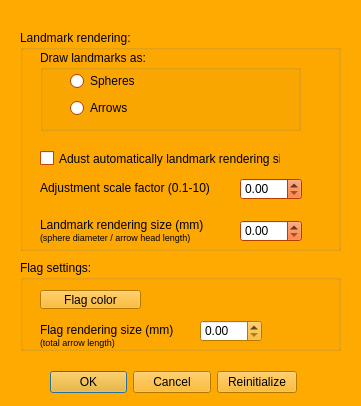
<?xml version="1.0" encoding="UTF-8"?>
<ui version="4.0">
 <class>mqLandmarkDialog</class>
 <widget class="QDialog" name="mqLandmarkDialog">
  <property name="geometry">
   <rect>
    <x>0</x>
    <y>0</y>
    <width>361</width>
    <height>406</height>
   </rect>
  </property>
  <property name="palette">
   <palette>
    <active>
     <colorrole role="WindowText">
      <brush brushstyle="SolidPattern">
       <color alpha="255">
        <red>0</red>
        <green>0</green>
        <blue>0</blue>
       </color>
      </brush>
     </colorrole>
     <colorrole role="Button">
      <brush brushstyle="SolidPattern">
       <color alpha="255">
        <red>255</red>
        <green>170</green>
        <blue>0</blue>
       </color>
      </brush>
     </colorrole>
     <colorrole role="Light">
      <brush brushstyle="SolidPattern">
       <color alpha="255">
        <red>255</red>
        <green>213</green>
        <blue>127</blue>
       </color>
      </brush>
     </colorrole>
     <colorrole role="Midlight">
      <brush brushstyle="SolidPattern">
       <color alpha="255">
        <red>255</red>
        <green>191</green>
        <blue>63</blue>
       </color>
      </brush>
     </colorrole>
     <colorrole role="Dark">
      <brush brushstyle="SolidPattern">
       <color alpha="255">
        <red>127</red>
        <green>85</green>
        <blue>0</blue>
       </color>
      </brush>
     </colorrole>
     <colorrole role="Mid">
      <brush brushstyle="SolidPattern">
       <color alpha="255">
        <red>170</red>
        <green>113</green>
        <blue>0</blue>
       </color>
      </brush>
     </colorrole>
     <colorrole role="Text">
      <brush brushstyle="SolidPattern">
       <color alpha="255">
        <red>0</red>
        <green>0</green>
        <blue>0</blue>
       </color>
      </brush>
     </colorrole>
     <colorrole role="BrightText">
      <brush brushstyle="SolidPattern">
       <color alpha="255">
        <red>255</red>
        <green>255</green>
        <blue>255</blue>
       </color>
      </brush>
     </colorrole>
     <colorrole role="ButtonText">
      <brush brushstyle="SolidPattern">
       <color alpha="255">
        <red>0</red>
        <green>0</green>
        <blue>0</blue>
       </color>
      </brush>
     </colorrole>
     <colorrole role="Base">
      <brush brushstyle="SolidPattern">
       <color alpha="255">
        <red>255</red>
        <green>255</green>
        <blue>255</blue>
       </color>
      </brush>
     </colorrole>
     <colorrole role="Window">
      <brush brushstyle="SolidPattern">
       <color alpha="255">
        <red>255</red>
        <green>170</green>
        <blue>0</blue>
       </color>
      </brush>
     </colorrole>
     <colorrole role="Shadow">
      <brush brushstyle="SolidPattern">
       <color alpha="255">
        <red>0</red>
        <green>0</green>
        <blue>0</blue>
       </color>
      </brush>
     </colorrole>
     <colorrole role="AlternateBase">
      <brush brushstyle="SolidPattern">
       <color alpha="255">
        <red>255</red>
        <green>212</green>
        <blue>127</blue>
       </color>
      </brush>
     </colorrole>
     <colorrole role="ToolTipBase">
      <brush brushstyle="SolidPattern">
       <color alpha="255">
        <red>255</red>
        <green>255</green>
        <blue>220</blue>
       </color>
      </brush>
     </colorrole>
     <colorrole role="ToolTipText">
      <brush brushstyle="SolidPattern">
       <color alpha="255">
        <red>0</red>
        <green>0</green>
        <blue>0</blue>
       </color>
      </brush>
     </colorrole>
    </active>
    <inactive>
     <colorrole role="WindowText">
      <brush brushstyle="SolidPattern">
       <color alpha="255">
        <red>0</red>
        <green>0</green>
        <blue>0</blue>
       </color>
      </brush>
     </colorrole>
     <colorrole role="Button">
      <brush brushstyle="SolidPattern">
       <color alpha="255">
        <red>255</red>
        <green>170</green>
        <blue>0</blue>
       </color>
      </brush>
     </colorrole>
     <colorrole role="Light">
      <brush brushstyle="SolidPattern">
       <color alpha="255">
        <red>255</red>
        <green>213</green>
        <blue>127</blue>
       </color>
      </brush>
     </colorrole>
     <colorrole role="Midlight">
      <brush brushstyle="SolidPattern">
       <color alpha="255">
        <red>255</red>
        <green>191</green>
        <blue>63</blue>
       </color>
      </brush>
     </colorrole>
     <colorrole role="Dark">
      <brush brushstyle="SolidPattern">
       <color alpha="255">
        <red>127</red>
        <green>85</green>
        <blue>0</blue>
       </color>
      </brush>
     </colorrole>
     <colorrole role="Mid">
      <brush brushstyle="SolidPattern">
       <color alpha="255">
        <red>170</red>
        <green>113</green>
        <blue>0</blue>
       </color>
      </brush>
     </colorrole>
     <colorrole role="Text">
      <brush brushstyle="SolidPattern">
       <color alpha="255">
        <red>0</red>
        <green>0</green>
        <blue>0</blue>
       </color>
      </brush>
     </colorrole>
     <colorrole role="BrightText">
      <brush brushstyle="SolidPattern">
       <color alpha="255">
        <red>255</red>
        <green>255</green>
        <blue>255</blue>
       </color>
      </brush>
     </colorrole>
     <colorrole role="ButtonText">
      <brush brushstyle="SolidPattern">
       <color alpha="255">
        <red>0</red>
        <green>0</green>
        <blue>0</blue>
       </color>
      </brush>
     </colorrole>
     <colorrole role="Base">
      <brush brushstyle="SolidPattern">
       <color alpha="255">
        <red>255</red>
        <green>255</green>
        <blue>255</blue>
       </color>
      </brush>
     </colorrole>
     <colorrole role="Window">
      <brush brushstyle="SolidPattern">
       <color alpha="255">
        <red>255</red>
        <green>170</green>
        <blue>0</blue>
       </color>
      </brush>
     </colorrole>
     <colorrole role="Shadow">
      <brush brushstyle="SolidPattern">
       <color alpha="255">
        <red>0</red>
        <green>0</green>
        <blue>0</blue>
       </color>
      </brush>
     </colorrole>
     <colorrole role="AlternateBase">
      <brush brushstyle="SolidPattern">
       <color alpha="255">
        <red>255</red>
        <green>212</green>
        <blue>127</blue>
       </color>
      </brush>
     </colorrole>
     <colorrole role="ToolTipBase">
      <brush brushstyle="SolidPattern">
       <color alpha="255">
        <red>255</red>
        <green>255</green>
        <blue>220</blue>
       </color>
      </brush>
     </colorrole>
     <colorrole role="ToolTipText">
      <brush brushstyle="SolidPattern">
       <color alpha="255">
        <red>0</red>
        <green>0</green>
        <blue>0</blue>
       </color>
      </brush>
     </colorrole>
    </inactive>
    <disabled>
     <colorrole role="WindowText">
      <brush brushstyle="SolidPattern">
       <color alpha="255">
        <red>127</red>
        <green>85</green>
        <blue>0</blue>
       </color>
      </brush>
     </colorrole>
     <colorrole role="Button">
      <brush brushstyle="SolidPattern">
       <color alpha="255">
        <red>255</red>
        <green>170</green>
        <blue>0</blue>
       </color>
      </brush>
     </colorrole>
     <colorrole role="Light">
      <brush brushstyle="SolidPattern">
       <color alpha="255">
        <red>255</red>
        <green>213</green>
        <blue>127</blue>
       </color>
      </brush>
     </colorrole>
     <colorrole role="Midlight">
      <brush brushstyle="SolidPattern">
       <color alpha="255">
        <red>255</red>
        <green>191</green>
        <blue>63</blue>
       </color>
      </brush>
     </colorrole>
     <colorrole role="Dark">
      <brush brushstyle="SolidPattern">
       <color alpha="255">
        <red>127</red>
        <green>85</green>
        <blue>0</blue>
       </color>
      </brush>
     </colorrole>
     <colorrole role="Mid">
      <brush brushstyle="SolidPattern">
       <color alpha="255">
        <red>170</red>
        <green>113</green>
        <blue>0</blue>
       </color>
      </brush>
     </colorrole>
     <colorrole role="Text">
      <brush brushstyle="SolidPattern">
       <color alpha="255">
        <red>127</red>
        <green>85</green>
        <blue>0</blue>
       </color>
      </brush>
     </colorrole>
     <colorrole role="BrightText">
      <brush brushstyle="SolidPattern">
       <color alpha="255">
        <red>255</red>
        <green>255</green>
        <blue>255</blue>
       </color>
      </brush>
     </colorrole>
     <colorrole role="ButtonText">
      <brush brushstyle="SolidPattern">
       <color alpha="255">
        <red>127</red>
        <green>85</green>
        <blue>0</blue>
       </color>
      </brush>
     </colorrole>
     <colorrole role="Base">
      <brush brushstyle="SolidPattern">
       <color alpha="255">
        <red>255</red>
        <green>170</green>
        <blue>0</blue>
       </color>
      </brush>
     </colorrole>
     <colorrole role="Window">
      <brush brushstyle="SolidPattern">
       <color alpha="255">
        <red>255</red>
        <green>170</green>
        <blue>0</blue>
       </color>
      </brush>
     </colorrole>
     <colorrole role="Shadow">
      <brush brushstyle="SolidPattern">
       <color alpha="255">
        <red>0</red>
        <green>0</green>
        <blue>0</blue>
       </color>
      </brush>
     </colorrole>
     <colorrole role="AlternateBase">
      <brush brushstyle="SolidPattern">
       <color alpha="255">
        <red>255</red>
        <green>170</green>
        <blue>0</blue>
       </color>
      </brush>
     </colorrole>
     <colorrole role="ToolTipBase">
      <brush brushstyle="SolidPattern">
       <color alpha="255">
        <red>255</red>
        <green>255</green>
        <blue>220</blue>
       </color>
      </brush>
     </colorrole>
     <colorrole role="ToolTipText">
      <brush brushstyle="SolidPattern">
       <color alpha="255">
        <red>0</red>
        <green>0</green>
        <blue>0</blue>
       </color>
      </brush>
     </colorrole>
    </disabled>
   </palette>
  </property>
  <property name="windowTitle">
   <string>Landmark and flag options</string>
  </property>
  <widget class="QWidget" name="layoutWidget">
   <property name="geometry">
    <rect>
     <x>50</x>
     <y>370</y>
     <width>247</width>
     <height>25</height>
    </rect>
   </property>
   <layout class="QHBoxLayout" name="horizontalLayout_2">
    <item>
     <widget class="QDialogButtonBox" name="buttonBox">
      <property name="orientation">
       <enum>Qt::Horizontal</enum>
      </property>
      <property name="standardButtons">
       <set>QDialogButtonBox::Cancel|QDialogButtonBox::Ok</set>
      </property>
     </widget>
    </item>
    <item>
     <widget class="QPushButton" name="reinitcolorsButton">
      <property name="text">
       <string>Reinitialize</string>
      </property>
     </widget>
    </item>
   </layout>
  </widget>
  <widget class="QGroupBox" name="LandmarkRenderingBox">
   <property name="geometry">
    <rect>
     <x>20</x>
     <y>30</y>
     <width>321</width>
     <height>221</height>
    </rect>
   </property>
   <property name="palette">
    <palette>
     <active>
      <colorrole role="WindowText">
       <brush brushstyle="SolidPattern">
        <color alpha="255">
         <red>0</red>
         <green>0</green>
         <blue>0</blue>
        </color>
       </brush>
      </colorrole>
      <colorrole role="Button">
       <brush brushstyle="SolidPattern">
        <color alpha="255">
         <red>255</red>
         <green>85</green>
         <blue>0</blue>
        </color>
       </brush>
      </colorrole>
      <colorrole role="Light">
       <brush brushstyle="SolidPattern">
        <color alpha="255">
         <red>255</red>
         <green>170</green>
         <blue>127</blue>
        </color>
       </brush>
      </colorrole>
      <colorrole role="Midlight">
       <brush brushstyle="SolidPattern">
        <color alpha="255">
         <red>255</red>
         <green>127</green>
         <blue>63</blue>
        </color>
       </brush>
      </colorrole>
      <colorrole role="Dark">
       <brush brushstyle="SolidPattern">
        <color alpha="255">
         <red>127</red>
         <green>42</green>
         <blue>0</blue>
        </color>
       </brush>
      </colorrole>
      <colorrole role="Mid">
       <brush brushstyle="SolidPattern">
        <color alpha="255">
         <red>170</red>
         <green>56</green>
         <blue>0</blue>
        </color>
       </brush>
      </colorrole>
      <colorrole role="Text">
       <brush brushstyle="SolidPattern">
        <color alpha="255">
         <red>0</red>
         <green>0</green>
         <blue>0</blue>
        </color>
       </brush>
      </colorrole>
      <colorrole role="BrightText">
       <brush brushstyle="SolidPattern">
        <color alpha="255">
         <red>255</red>
         <green>255</green>
         <blue>255</blue>
        </color>
       </brush>
      </colorrole>
      <colorrole role="ButtonText">
       <brush brushstyle="SolidPattern">
        <color alpha="255">
         <red>0</red>
         <green>0</green>
         <blue>0</blue>
        </color>
       </brush>
      </colorrole>
      <colorrole role="Base">
       <brush brushstyle="SolidPattern">
        <color alpha="255">
         <red>255</red>
         <green>255</green>
         <blue>255</blue>
        </color>
       </brush>
      </colorrole>
      <colorrole role="Window">
       <brush brushstyle="SolidPattern">
        <color alpha="255">
         <red>255</red>
         <green>85</green>
         <blue>0</blue>
        </color>
       </brush>
      </colorrole>
      <colorrole role="Shadow">
       <brush brushstyle="SolidPattern">
        <color alpha="255">
         <red>0</red>
         <green>0</green>
         <blue>0</blue>
        </color>
       </brush>
      </colorrole>
      <colorrole role="AlternateBase">
       <brush brushstyle="SolidPattern">
        <color alpha="255">
         <red>255</red>
         <green>170</green>
         <blue>127</blue>
        </color>
       </brush>
      </colorrole>
      <colorrole role="ToolTipBase">
       <brush brushstyle="SolidPattern">
        <color alpha="255">
         <red>255</red>
         <green>255</green>
         <blue>220</blue>
        </color>
       </brush>
      </colorrole>
      <colorrole role="ToolTipText">
       <brush brushstyle="SolidPattern">
        <color alpha="255">
         <red>0</red>
         <green>0</green>
         <blue>0</blue>
        </color>
       </brush>
      </colorrole>
     </active>
     <inactive>
      <colorrole role="WindowText">
       <brush brushstyle="SolidPattern">
        <color alpha="255">
         <red>0</red>
         <green>0</green>
         <blue>0</blue>
        </color>
       </brush>
      </colorrole>
      <colorrole role="Button">
       <brush brushstyle="SolidPattern">
        <color alpha="255">
         <red>255</red>
         <green>85</green>
         <blue>0</blue>
        </color>
       </brush>
      </colorrole>
      <colorrole role="Light">
       <brush brushstyle="SolidPattern">
        <color alpha="255">
         <red>255</red>
         <green>170</green>
         <blue>127</blue>
        </color>
       </brush>
      </colorrole>
      <colorrole role="Midlight">
       <brush brushstyle="SolidPattern">
        <color alpha="255">
         <red>255</red>
         <green>127</green>
         <blue>63</blue>
        </color>
       </brush>
      </colorrole>
      <colorrole role="Dark">
       <brush brushstyle="SolidPattern">
        <color alpha="255">
         <red>127</red>
         <green>42</green>
         <blue>0</blue>
        </color>
       </brush>
      </colorrole>
      <colorrole role="Mid">
       <brush brushstyle="SolidPattern">
        <color alpha="255">
         <red>170</red>
         <green>56</green>
         <blue>0</blue>
        </color>
       </brush>
      </colorrole>
      <colorrole role="Text">
       <brush brushstyle="SolidPattern">
        <color alpha="255">
         <red>0</red>
         <green>0</green>
         <blue>0</blue>
        </color>
       </brush>
      </colorrole>
      <colorrole role="BrightText">
       <brush brushstyle="SolidPattern">
        <color alpha="255">
         <red>255</red>
         <green>255</green>
         <blue>255</blue>
        </color>
       </brush>
      </colorrole>
      <colorrole role="ButtonText">
       <brush brushstyle="SolidPattern">
        <color alpha="255">
         <red>0</red>
         <green>0</green>
         <blue>0</blue>
        </color>
       </brush>
      </colorrole>
      <colorrole role="Base">
       <brush brushstyle="SolidPattern">
        <color alpha="255">
         <red>255</red>
         <green>255</green>
         <blue>255</blue>
        </color>
       </brush>
      </colorrole>
      <colorrole role="Window">
       <brush brushstyle="SolidPattern">
        <color alpha="255">
         <red>255</red>
         <green>85</green>
         <blue>0</blue>
        </color>
       </brush>
      </colorrole>
      <colorrole role="Shadow">
       <brush brushstyle="SolidPattern">
        <color alpha="255">
         <red>0</red>
         <green>0</green>
         <blue>0</blue>
        </color>
       </brush>
      </colorrole>
      <colorrole role="AlternateBase">
       <brush brushstyle="SolidPattern">
        <color alpha="255">
         <red>255</red>
         <green>170</green>
         <blue>127</blue>
        </color>
       </brush>
      </colorrole>
      <colorrole role="ToolTipBase">
       <brush brushstyle="SolidPattern">
        <color alpha="255">
         <red>255</red>
         <green>255</green>
         <blue>220</blue>
        </color>
       </brush>
      </colorrole>
      <colorrole role="ToolTipText">
       <brush brushstyle="SolidPattern">
        <color alpha="255">
         <red>0</red>
         <green>0</green>
         <blue>0</blue>
        </color>
       </brush>
      </colorrole>
     </inactive>
     <disabled>
      <colorrole role="WindowText">
       <brush brushstyle="SolidPattern">
        <color alpha="255">
         <red>127</red>
         <green>42</green>
         <blue>0</blue>
        </color>
       </brush>
      </colorrole>
      <colorrole role="Button">
       <brush brushstyle="SolidPattern">
        <color alpha="255">
         <red>255</red>
         <green>85</green>
         <blue>0</blue>
        </color>
       </brush>
      </colorrole>
      <colorrole role="Light">
       <brush brushstyle="SolidPattern">
        <color alpha="255">
         <red>255</red>
         <green>170</green>
         <blue>127</blue>
        </color>
       </brush>
      </colorrole>
      <colorrole role="Midlight">
       <brush brushstyle="SolidPattern">
        <color alpha="255">
         <red>255</red>
         <green>127</green>
         <blue>63</blue>
        </color>
       </brush>
      </colorrole>
      <colorrole role="Dark">
       <brush brushstyle="SolidPattern">
        <color alpha="255">
         <red>127</red>
         <green>42</green>
         <blue>0</blue>
        </color>
       </brush>
      </colorrole>
      <colorrole role="Mid">
       <brush brushstyle="SolidPattern">
        <color alpha="255">
         <red>170</red>
         <green>56</green>
         <blue>0</blue>
        </color>
       </brush>
      </colorrole>
      <colorrole role="Text">
       <brush brushstyle="SolidPattern">
        <color alpha="255">
         <red>127</red>
         <green>42</green>
         <blue>0</blue>
        </color>
       </brush>
      </colorrole>
      <colorrole role="BrightText">
       <brush brushstyle="SolidPattern">
        <color alpha="255">
         <red>255</red>
         <green>255</green>
         <blue>255</blue>
        </color>
       </brush>
      </colorrole>
      <colorrole role="ButtonText">
       <brush brushstyle="SolidPattern">
        <color alpha="255">
         <red>127</red>
         <green>42</green>
         <blue>0</blue>
        </color>
       </brush>
      </colorrole>
      <colorrole role="Base">
       <brush brushstyle="SolidPattern">
        <color alpha="255">
         <red>255</red>
         <green>85</green>
         <blue>0</blue>
        </color>
       </brush>
      </colorrole>
      <colorrole role="Window">
       <brush brushstyle="SolidPattern">
        <color alpha="255">
         <red>255</red>
         <green>85</green>
         <blue>0</blue>
        </color>
       </brush>
      </colorrole>
      <colorrole role="Shadow">
       <brush brushstyle="SolidPattern">
        <color alpha="255">
         <red>0</red>
         <green>0</green>
         <blue>0</blue>
        </color>
       </brush>
      </colorrole>
      <colorrole role="AlternateBase">
       <brush brushstyle="SolidPattern">
        <color alpha="255">
         <red>255</red>
         <green>85</green>
         <blue>0</blue>
        </color>
       </brush>
      </colorrole>
      <colorrole role="ToolTipBase">
       <brush brushstyle="SolidPattern">
        <color alpha="255">
         <red>255</red>
         <green>255</green>
         <blue>220</blue>
        </color>
       </brush>
      </colorrole>
      <colorrole role="ToolTipText">
       <brush brushstyle="SolidPattern">
        <color alpha="255">
         <red>0</red>
         <green>0</green>
         <blue>0</blue>
        </color>
       </brush>
      </colorrole>
     </disabled>
    </palette>
   </property>
   <property name="title">
    <string>Landmark rendering:</string>
   </property>
   <widget class="QGroupBox" name="DrawLandmarksAsBox">
    <property name="geometry">
     <rect>
      <x>20</x>
      <y>20</y>
      <width>261</width>
      <height>81</height>
     </rect>
    </property>
    <property name="title">
     <string>Draw landmarks as:</string>
    </property>
    <widget class="QWidget" name="verticalLayoutWidget_5">
     <property name="geometry">
      <rect>
       <x>30</x>
       <y>20</y>
       <width>160</width>
       <height>51</height>
      </rect>
     </property>
     <layout class="QVBoxLayout" name="verticalLayout_5">
      <item>
       <widget class="QRadioButton" name="SpheresRadioButton">
        <property name="text">
         <string>Spheres</string>
        </property>
       </widget>
      </item>
      <item>
       <widget class="QRadioButton" name="ArrowsRadioButton">
        <property name="text">
         <string>Arrows</string>
        </property>
       </widget>
      </item>
     </layout>
    </widget>
   </widget>
   <widget class="QCheckBox" name="AdjustLandmarkRenderingSizeCheckBox">
    <property name="geometry">
     <rect>
      <x>20</x>
      <y>120</y>
      <width>241</width>
      <height>17</height>
     </rect>
    </property>
    <property name="text">
     <string>Adust automatically landmark rendering size</string>
    </property>
   </widget>
   <widget class="QLabel" name="label_2">
    <property name="geometry">
     <rect>
      <x>20</x>
      <y>180</y>
      <width>181</width>
      <height>41</height>
     </rect>
    </property>
    <property name="text">
     <string>&lt;html&gt;&lt;head/&gt;&lt;body&gt;&lt;p&gt;Landmark rendering size (mm)&lt;br/&gt;&lt;span style=&quot; font-size:7pt;&quot;&gt;(sphere diameter / arrow head length)&lt;/span&gt;&lt;/p&gt;&lt;/body&gt;&lt;/html&gt;</string>
    </property>
   </widget>
   <widget class="QDoubleSpinBox" name="LandmarkRenderingSizeValue">
    <property name="geometry">
     <rect>
      <x>220</x>
      <y>190</y>
      <width>62</width>
      <height>22</height>
     </rect>
    </property>
   </widget>
   <widget class="QDoubleSpinBox" name="AdjustScaleFactor">
    <property name="geometry">
     <rect>
      <x>220</x>
      <y>148</y>
      <width>62</width>
      <height>22</height>
     </rect>
    </property>
   </widget>
   <widget class="QLabel" name="label_4">
    <property name="geometry">
     <rect>
      <x>20</x>
      <y>150</y>
      <width>171</width>
      <height>16</height>
     </rect>
    </property>
    <property name="text">
     <string>Adjustment scale factor (0.1-10)</string>
    </property>
   </widget>
  </widget>
  <widget class="QGroupBox" name="FlagSettingsGroupBox">
   <property name="geometry">
    <rect>
     <x>20</x>
     <y>260</y>
     <width>321</width>
     <height>91</height>
    </rect>
   </property>
   <property name="palette">
    <palette>
     <active>
      <colorrole role="WindowText">
       <brush brushstyle="SolidPattern">
        <color alpha="255">
         <red>0</red>
         <green>0</green>
         <blue>0</blue>
        </color>
       </brush>
      </colorrole>
      <colorrole role="Button">
       <brush brushstyle="SolidPattern">
        <color alpha="255">
         <red>255</red>
         <green>170</green>
         <blue>0</blue>
        </color>
       </brush>
      </colorrole>
      <colorrole role="Light">
       <brush brushstyle="SolidPattern">
        <color alpha="255">
         <red>255</red>
         <green>213</green>
         <blue>127</blue>
        </color>
       </brush>
      </colorrole>
      <colorrole role="Midlight">
       <brush brushstyle="SolidPattern">
        <color alpha="255">
         <red>255</red>
         <green>191</green>
         <blue>63</blue>
        </color>
       </brush>
      </colorrole>
      <colorrole role="Dark">
       <brush brushstyle="SolidPattern">
        <color alpha="255">
         <red>127</red>
         <green>85</green>
         <blue>0</blue>
        </color>
       </brush>
      </colorrole>
      <colorrole role="Mid">
       <brush brushstyle="SolidPattern">
        <color alpha="255">
         <red>170</red>
         <green>113</green>
         <blue>0</blue>
        </color>
       </brush>
      </colorrole>
      <colorrole role="Text">
       <brush brushstyle="SolidPattern">
        <color alpha="255">
         <red>0</red>
         <green>0</green>
         <blue>0</blue>
        </color>
       </brush>
      </colorrole>
      <colorrole role="BrightText">
       <brush brushstyle="SolidPattern">
        <color alpha="255">
         <red>255</red>
         <green>255</green>
         <blue>255</blue>
        </color>
       </brush>
      </colorrole>
      <colorrole role="ButtonText">
       <brush brushstyle="SolidPattern">
        <color alpha="255">
         <red>0</red>
         <green>0</green>
         <blue>0</blue>
        </color>
       </brush>
      </colorrole>
      <colorrole role="Base">
       <brush brushstyle="SolidPattern">
        <color alpha="255">
         <red>255</red>
         <green>255</green>
         <blue>255</blue>
        </color>
       </brush>
      </colorrole>
      <colorrole role="Window">
       <brush brushstyle="SolidPattern">
        <color alpha="255">
         <red>255</red>
         <green>170</green>
         <blue>0</blue>
        </color>
       </brush>
      </colorrole>
      <colorrole role="Shadow">
       <brush brushstyle="SolidPattern">
        <color alpha="255">
         <red>0</red>
         <green>0</green>
         <blue>0</blue>
        </color>
       </brush>
      </colorrole>
      <colorrole role="AlternateBase">
       <brush brushstyle="SolidPattern">
        <color alpha="255">
         <red>255</red>
         <green>212</green>
         <blue>127</blue>
        </color>
       </brush>
      </colorrole>
      <colorrole role="ToolTipBase">
       <brush brushstyle="SolidPattern">
        <color alpha="255">
         <red>255</red>
         <green>255</green>
         <blue>220</blue>
        </color>
       </brush>
      </colorrole>
      <colorrole role="ToolTipText">
       <brush brushstyle="SolidPattern">
        <color alpha="255">
         <red>0</red>
         <green>0</green>
         <blue>0</blue>
        </color>
       </brush>
      </colorrole>
     </active>
     <inactive>
      <colorrole role="WindowText">
       <brush brushstyle="SolidPattern">
        <color alpha="255">
         <red>0</red>
         <green>0</green>
         <blue>0</blue>
        </color>
       </brush>
      </colorrole>
      <colorrole role="Button">
       <brush brushstyle="SolidPattern">
        <color alpha="255">
         <red>255</red>
         <green>170</green>
         <blue>0</blue>
        </color>
       </brush>
      </colorrole>
      <colorrole role="Light">
       <brush brushstyle="SolidPattern">
        <color alpha="255">
         <red>255</red>
         <green>213</green>
         <blue>127</blue>
        </color>
       </brush>
      </colorrole>
      <colorrole role="Midlight">
       <brush brushstyle="SolidPattern">
        <color alpha="255">
         <red>255</red>
         <green>191</green>
         <blue>63</blue>
        </color>
       </brush>
      </colorrole>
      <colorrole role="Dark">
       <brush brushstyle="SolidPattern">
        <color alpha="255">
         <red>127</red>
         <green>85</green>
         <blue>0</blue>
        </color>
       </brush>
      </colorrole>
      <colorrole role="Mid">
       <brush brushstyle="SolidPattern">
        <color alpha="255">
         <red>170</red>
         <green>113</green>
         <blue>0</blue>
        </color>
       </brush>
      </colorrole>
      <colorrole role="Text">
       <brush brushstyle="SolidPattern">
        <color alpha="255">
         <red>0</red>
         <green>0</green>
         <blue>0</blue>
        </color>
       </brush>
      </colorrole>
      <colorrole role="BrightText">
       <brush brushstyle="SolidPattern">
        <color alpha="255">
         <red>255</red>
         <green>255</green>
         <blue>255</blue>
        </color>
       </brush>
      </colorrole>
      <colorrole role="ButtonText">
       <brush brushstyle="SolidPattern">
        <color alpha="255">
         <red>0</red>
         <green>0</green>
         <blue>0</blue>
        </color>
       </brush>
      </colorrole>
      <colorrole role="Base">
       <brush brushstyle="SolidPattern">
        <color alpha="255">
         <red>255</red>
         <green>255</green>
         <blue>255</blue>
        </color>
       </brush>
      </colorrole>
      <colorrole role="Window">
       <brush brushstyle="SolidPattern">
        <color alpha="255">
         <red>255</red>
         <green>170</green>
         <blue>0</blue>
        </color>
       </brush>
      </colorrole>
      <colorrole role="Shadow">
       <brush brushstyle="SolidPattern">
        <color alpha="255">
         <red>0</red>
         <green>0</green>
         <blue>0</blue>
        </color>
       </brush>
      </colorrole>
      <colorrole role="AlternateBase">
       <brush brushstyle="SolidPattern">
        <color alpha="255">
         <red>255</red>
         <green>212</green>
         <blue>127</blue>
        </color>
       </brush>
      </colorrole>
      <colorrole role="ToolTipBase">
       <brush brushstyle="SolidPattern">
        <color alpha="255">
         <red>255</red>
         <green>255</green>
         <blue>220</blue>
        </color>
       </brush>
      </colorrole>
      <colorrole role="ToolTipText">
       <brush brushstyle="SolidPattern">
        <color alpha="255">
         <red>0</red>
         <green>0</green>
         <blue>0</blue>
        </color>
       </brush>
      </colorrole>
     </inactive>
     <disabled>
      <colorrole role="WindowText">
       <brush brushstyle="SolidPattern">
        <color alpha="255">
         <red>127</red>
         <green>85</green>
         <blue>0</blue>
        </color>
       </brush>
      </colorrole>
      <colorrole role="Button">
       <brush brushstyle="SolidPattern">
        <color alpha="255">
         <red>255</red>
         <green>170</green>
         <blue>0</blue>
        </color>
       </brush>
      </colorrole>
      <colorrole role="Light">
       <brush brushstyle="SolidPattern">
        <color alpha="255">
         <red>255</red>
         <green>213</green>
         <blue>127</blue>
        </color>
       </brush>
      </colorrole>
      <colorrole role="Midlight">
       <brush brushstyle="SolidPattern">
        <color alpha="255">
         <red>255</red>
         <green>191</green>
         <blue>63</blue>
        </color>
       </brush>
      </colorrole>
      <colorrole role="Dark">
       <brush brushstyle="SolidPattern">
        <color alpha="255">
         <red>127</red>
         <green>85</green>
         <blue>0</blue>
        </color>
       </brush>
      </colorrole>
      <colorrole role="Mid">
       <brush brushstyle="SolidPattern">
        <color alpha="255">
         <red>170</red>
         <green>113</green>
         <blue>0</blue>
        </color>
       </brush>
      </colorrole>
      <colorrole role="Text">
       <brush brushstyle="SolidPattern">
        <color alpha="255">
         <red>127</red>
         <green>85</green>
         <blue>0</blue>
        </color>
       </brush>
      </colorrole>
      <colorrole role="BrightText">
       <brush brushstyle="SolidPattern">
        <color alpha="255">
         <red>255</red>
         <green>255</green>
         <blue>255</blue>
        </color>
       </brush>
      </colorrole>
      <colorrole role="ButtonText">
       <brush brushstyle="SolidPattern">
        <color alpha="255">
         <red>127</red>
         <green>85</green>
         <blue>0</blue>
        </color>
       </brush>
      </colorrole>
      <colorrole role="Base">
       <brush brushstyle="SolidPattern">
        <color alpha="255">
         <red>255</red>
         <green>170</green>
         <blue>0</blue>
        </color>
       </brush>
      </colorrole>
      <colorrole role="Window">
       <brush brushstyle="SolidPattern">
        <color alpha="255">
         <red>255</red>
         <green>170</green>
         <blue>0</blue>
        </color>
       </brush>
      </colorrole>
      <colorrole role="Shadow">
       <brush brushstyle="SolidPattern">
        <color alpha="255">
         <red>0</red>
         <green>0</green>
         <blue>0</blue>
        </color>
       </brush>
      </colorrole>
      <colorrole role="AlternateBase">
       <brush brushstyle="SolidPattern">
        <color alpha="255">
         <red>255</red>
         <green>170</green>
         <blue>0</blue>
        </color>
       </brush>
      </colorrole>
      <colorrole role="ToolTipBase">
       <brush brushstyle="SolidPattern">
        <color alpha="255">
         <red>255</red>
         <green>255</green>
         <blue>220</blue>
        </color>
       </brush>
      </colorrole>
      <colorrole role="ToolTipText">
       <brush brushstyle="SolidPattern">
        <color alpha="255">
         <red>0</red>
         <green>0</green>
         <blue>0</blue>
        </color>
       </brush>
      </colorrole>
     </disabled>
    </palette>
   </property>
   <property name="title">
    <string>Flag settings:</string>
   </property>
   <widget class="mqColorChooserButton" name="FlagColorButton">
    <property name="geometry">
     <rect>
      <x>20</x>
      <y>30</y>
      <width>101</width>
      <height>19</height>
     </rect>
    </property>
    <property name="text">
     <string>Flag color</string>
    </property>
   </widget>
   <widget class="QLabel" name="label_3">
    <property name="geometry">
     <rect>
      <x>20</x>
      <y>60</y>
      <width>151</width>
      <height>31</height>
     </rect>
    </property>
    <property name="text">
     <string>&lt;html&gt;&lt;head/&gt;&lt;body&gt;&lt;p&gt;Flag rendering size (mm)&lt;br/&gt;&lt;span style=&quot; font-size:7pt;&quot;&gt;(total arrow length)&lt;/span&gt;&lt;/p&gt;&lt;/body&gt;&lt;/html&gt;</string>
    </property>
   </widget>
   <widget class="QDoubleSpinBox" name="FlagRenderingSizeValue">
    <property name="geometry">
     <rect>
      <x>180</x>
      <y>60</y>
      <width>62</width>
      <height>22</height>
     </rect>
    </property>
   </widget>
  </widget>
 </widget>
 <customwidgets>
  <customwidget>
   <class>mqColorChooserButton</class>
   <extends>QToolButton</extends>
   <header location="global">mqcolorchooserbutton.h</header>
  </customwidget>
 </customwidgets>
 <resources/>
 <connections>
  <connection>
   <sender>buttonBox</sender>
   <signal>accepted()</signal>
   <receiver>mqLandmarkDialog</receiver>
   <slot>accept()</slot>
   <hints>
    <hint type="sourcelabel">
     <x>248</x>
     <y>254</y>
    </hint>
    <hint type="destinationlabel">
     <x>157</x>
     <y>274</y>
    </hint>
   </hints>
  </connection>
  <connection>
   <sender>buttonBox</sender>
   <signal>rejected()</signal>
   <receiver>mqLandmarkDialog</receiver>
   <slot>reject()</slot>
   <hints>
    <hint type="sourcelabel">
     <x>316</x>
     <y>260</y>
    </hint>
    <hint type="destinationlabel">
     <x>286</x>
     <y>274</y>
    </hint>
   </hints>
  </connection>
 </connections>
</ui>
